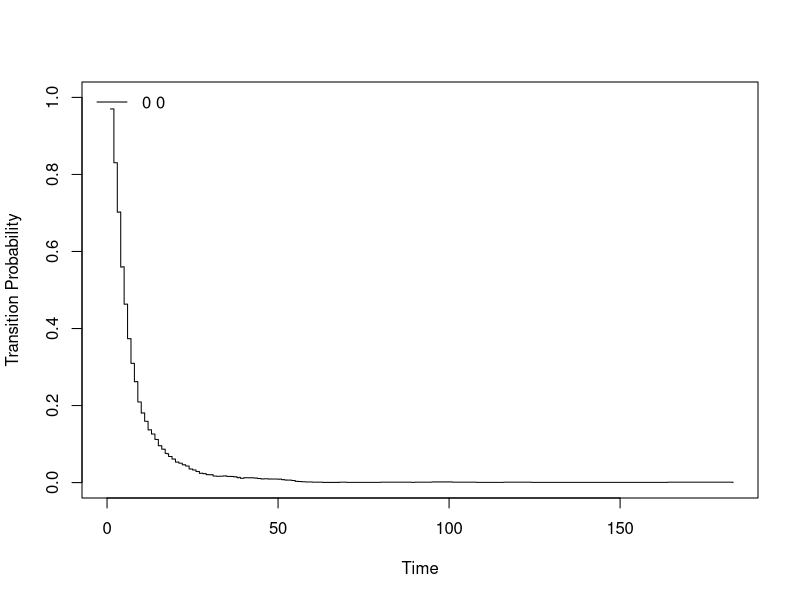

Here is the R script that generated this plot:
library(etm)


### Name: plot.etm
### Title: Plot method for an etm object
### Aliases: plot.etm
### Keywords: hplot

### ** Examples

data(sir.cont)

# Modification for patients entering and leaving a state
# at the same date
sir.cont <- sir.cont[order(sir.cont$id, sir.cont$time), ]
for (i in 2:nrow(sir.cont)) {
  if (sir.cont$id[i]==sir.cont$id[i-1]) {
    if (sir.cont$time[i]==sir.cont$time[i-1]) {
      sir.cont$time[i-1] <- sir.cont$time[i-1] - 0.5
    }
  }
}

tra <- matrix(ncol=3,nrow=3,FALSE)
tra[1, 2:3] <- TRUE
tra[2, c(1, 3)] <- TRUE

my.etm <- etm(sir.cont,c("0","1","2"),tra,"cens", s = 0)

plot(my.etm, tr.choice = c("0 0"))
